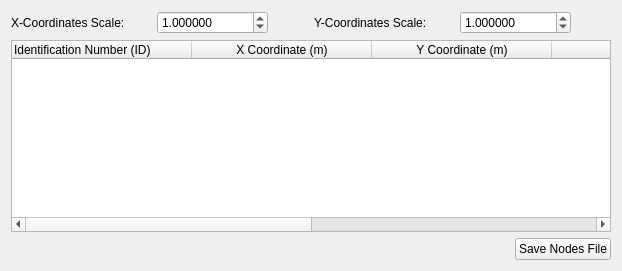
                     <widget class="QWidget" name="tab_3">
                      <attribute name="title">
                       <string>Nodes</string>
                      </attribute>
                      <layout class="QGridLayout" name="gridLayout_8">
                       <item row="0" column="0">
                        <layout class="QHBoxLayout" name="horizontalLayout_7">
                         <item>
                          <widget class="QLabel" name="label_5">
                           <property name="minimumSize">
                            <size>
                             <width>140</width>
                             <height>0</height>
                            </size>
                           </property>
                           <property name="text">
                            <string>X-Coordinates Scale:</string>
                           </property>
                          </widget>
                         </item>
                         <item>
                          <widget class="QDoubleSpinBox" name="doubleSpinBox_xCoordinate">
                           <property name="decimals">
                            <number>6</number>
                           </property>
                           <property name="minimum">
                            <double>0.000001000000000</double>
                           </property>
                           <property name="maximum">
                            <double>100000000000000000.000000000000000</double>
                           </property>
                           <property name="singleStep">
                            <double>1.000000000000000</double>
                           </property>
                           <property name="value">
                            <double>1.000000000000000</double>
                           </property>
                          </widget>
                         </item>
                         <item>
                          <spacer name="horizontalSpacer_9">
                           <property name="orientation">
                            <enum>Qt::Horizontal</enum>
                           </property>
                           <property name="sizeType">
                            <enum>QSizePolicy::Fixed</enum>
                           </property>
                           <property name="sizeHint" stdset="0">
                            <size>
                             <width>40</width>
                             <height>20</height>
                            </size>
                           </property>
                          </spacer>
                         </item>
                         <item>
                          <widget class="QLabel" name="label_6">
                           <property name="minimumSize">
                            <size>
                             <width>140</width>
                             <height>0</height>
                            </size>
                           </property>
                           <property name="text">
                            <string>Y-Coordinates Scale:</string>
                           </property>
                          </widget>
                         </item>
                         <item>
                          <widget class="QDoubleSpinBox" name="doubleSpinBox_yCoordinate">
                           <property name="decimals">
                            <number>6</number>
                           </property>
                           <property name="minimum">
                            <double>0.000001000000000</double>
                           </property>
                           <property name="maximum">
                            <double>100000000000000000.000000000000000</double>
                           </property>
                           <property name="value">
                            <double>1.000000000000000</double>
                           </property>
                          </widget>
                         </item>
                         <item>
                          <spacer name="horizontalSpacer_8">
                           <property name="orientation">
                            <enum>Qt::Horizontal</enum>
                           </property>
                           <property name="sizeHint" stdset="0">
                            <size>
                             <width>40</width>
                             <height>20</height>
                            </size>
                           </property>
                          </spacer>
                         </item>
                        </layout>
                       </item>
                       <item row="1" column="0">
                        <widget class="CustomTableWidget" name="table_newNodes">
                         <attribute name="horizontalHeaderDefaultSectionSize">
                          <number>180</number>
                         </attribute>
                         <column>
                          <property name="text">
                           <string>Identification Number (ID)</string>
                          </property>
                          <property name="toolTip">
                           <string extracomment="A numerical identifier that is unique to each Node. This number begins from 1 and extends indefinitely."/>
                          </property>
                          <property name="whatsThis">
                           <string/>
                          </property>
                          <property name="textAlignment">
                           <set>AlignLeading|AlignVCenter</set>
                          </property>
                         </column>
                         <column>
                          <property name="text">
                           <string>X Coordinate (m)</string>
                          </property>
                         </column>
                         <column>
                          <property name="text">
                           <string>Y Coordinate (m)</string>
                          </property>
                         </column>
                         <column>
                          <property name="text">
                           <string>Is Terminal?</string>
                          </property>
                         </column>
                         <column>
                          <property name="text">
                           <string>Terminal Dwell Time (sec.)</string>
                          </property>
                         </column>
                         <column>
                          <property name="text">
                           <string>Description</string>
                          </property>
                          <property name="textAlignment">
                           <set>AlignLeading|AlignVCenter</set>
                          </property>
                         </column>
                        </widget>
                       </item>
                       <item row="2" column="0">
                        <layout class="QHBoxLayout" name="horizontalLayout_26">
                         <item>
                          <spacer name="horizontalSpacer_16">
                           <property name="orientation">
                            <enum>Qt::Horizontal</enum>
                           </property>
                           <property name="sizeHint" stdset="0">
                            <size>
                             <width>40</width>
                             <height>20</height>
                            </size>
                           </property>
                          </spacer>
                         </item>
                         <item>
                          <widget class="QPushButton" name="pushButton_saveNewNodes">
                           <property name="text">
                            <string>Save Nodes File</string>
                           </property>
                          </widget>
                         </item>
                        </layout>
                       </item>
                      </layout>
                     </widget>
